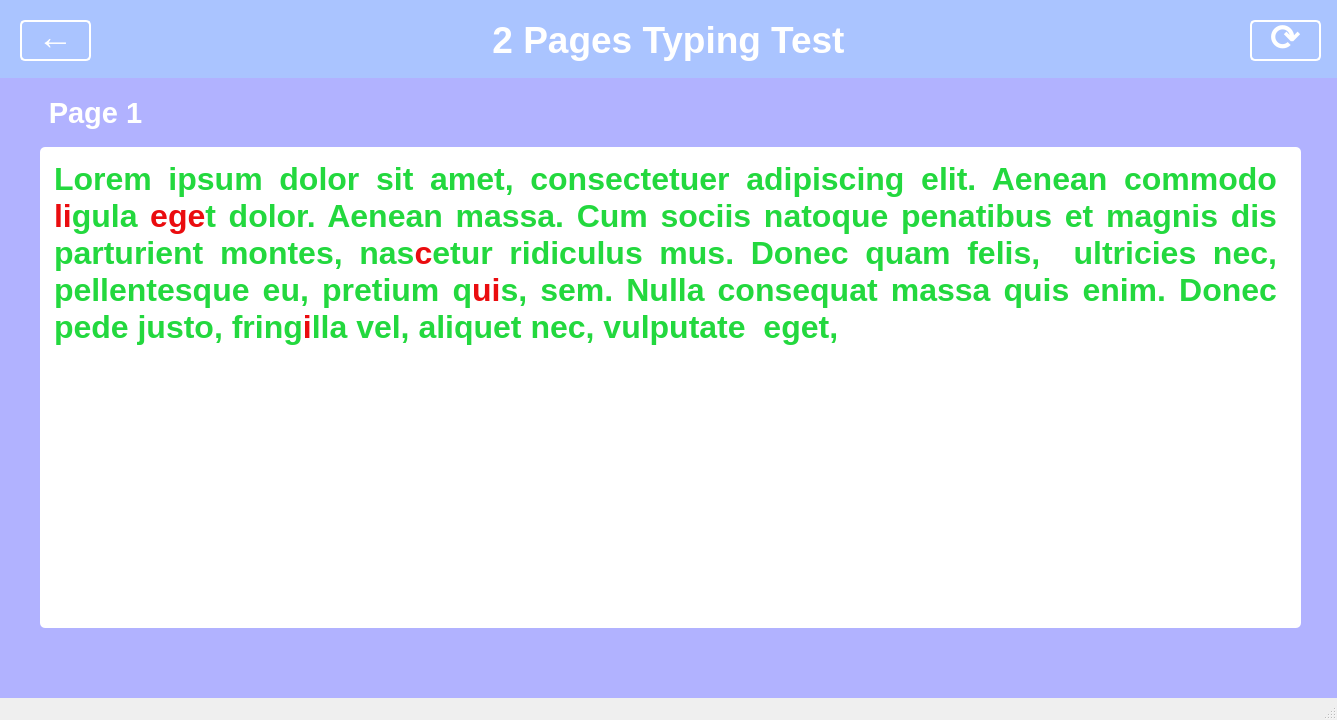
<?xml version="1.0" encoding="UTF-8"?>
<ui version="4.0">
 <class>MainWindow</class>
 <widget class="QMainWindow" name="MainWindow">
  <property name="geometry">
   <rect>
    <x>0</x>
    <y>0</y>
    <width>1337</width>
    <height>720</height>
   </rect>
  </property>
  <property name="maximumSize">
   <size>
    <width>1337</width>
    <height>720</height>
   </size>
  </property>
  <property name="windowTitle">
   <string>MainWindow</string>
  </property>
  <widget class="QWidget" name="centralwidget">
   <widget class="QWidget" name="heading_background" native="true">
    <property name="geometry">
     <rect>
      <x>0</x>
      <y>0</y>
      <width>1337</width>
      <height>78</height>
     </rect>
    </property>
    <property name="styleSheet">
     <string notr="true">background-color: #AAC4FF
</string>
    </property>
    <widget class="QPushButton" name="return_btn">
     <property name="geometry">
      <rect>
       <x>20</x>
       <y>20</y>
       <width>71</width>
       <height>41</height>
      </rect>
     </property>
     <property name="styleSheet">
      <string notr="true">border: 2px solid white;
border-radius: 5px;
color: white;
font-size: 36px;
padding-bottom: 9px; 
font-weight: bold;
text-align: center;</string>
     </property>
     <property name="text">
      <string>←</string>
     </property>
    </widget>
    <widget class="QPushButton" name="restart_btn">
     <property name="geometry">
      <rect>
       <x>1250</x>
       <y>20</y>
       <width>71</width>
       <height>41</height>
      </rect>
     </property>
     <property name="styleSheet">
      <string notr="true">border: 2px solid white;
border-radius: 5px;
color: white;
font-size: 36px;
padding-bottom: 7px; 
font-weight: bold;
text-align: center;</string>
     </property>
     <property name="text">
      <string>⟳</string>
     </property>
    </widget>
    <widget class="QLabel" name="heading_label">
     <property name="geometry">
      <rect>
       <x>483</x>
       <y>0</y>
       <width>371</width>
       <height>81</height>
      </rect>
     </property>
     <property name="text">
      <string>&lt;html&gt;&lt;head/&gt;&lt;body&gt;&lt;p align=&quot;center&quot;&gt;&lt;span style=&quot; font-family:'Bahnschrift'; font-size:28pt; font-weight:600; color:#ffffff;&quot;&gt;2 Pages Typing Test&lt;/span&gt;&lt;/p&gt;&lt;/body&gt;&lt;/html&gt;</string>
     </property>
    </widget>
   </widget>
   <widget class="QWidget" name="background" native="true">
    <property name="geometry">
     <rect>
      <x>0</x>
      <y>78</y>
      <width>1337</width>
      <height>642</height>
     </rect>
    </property>
    <property name="styleSheet">
     <string notr="true">background-color: #B1B2FF;
</string>
    </property>
    <widget class="QLabel" name="current_page_label">
     <property name="geometry">
      <rect>
       <x>40</x>
       <y>0</y>
       <width>111</width>
       <height>71</height>
      </rect>
     </property>
     <property name="styleSheet">
      <string notr="true">font: 36pt &quot;OCR A Extended&quot;;
color: white;</string>
     </property>
     <property name="text">
      <string>&lt;html&gt;&lt;head/&gt;&lt;body&gt;&lt;p align=&quot;center&quot;&gt;&lt;span style=&quot; font-family:'Bahnschrift'; font-size:22pt; font-weight:600; color:#ffffff;&quot;&gt;Page 1&lt;/span&gt;&lt;/p&gt;&lt;/body&gt;&lt;/html&gt;</string>
     </property>
    </widget>
    <widget class="QWidget" name="text_area_background" native="true">
     <property name="geometry">
      <rect>
       <x>40</x>
       <y>69</y>
       <width>1261</width>
       <height>481</height>
      </rect>
     </property>
     <property name="styleSheet">
      <string notr="true">font-size: 48pt;
background-color: #fff;
border-radius: 5px;
</string>
     </property>
     <widget class="QTextEdit" name="text_area">
      <property name="geometry">
       <rect>
        <x>10</x>
        <y>10</y>
        <width>1231</width>
        <height>461</height>
       </rect>
      </property>
      <property name="html">
       <string>&lt;!DOCTYPE HTML PUBLIC &quot;-//W3C//DTD HTML 4.0//EN&quot; &quot;http://www.w3.org/TR/REC-html40/strict.dtd&quot;&gt;
&lt;html&gt;&lt;head&gt;&lt;meta name=&quot;qrichtext&quot; content=&quot;1&quot; /&gt;&lt;style type=&quot;text/css&quot;&gt;
p, li { white-space: pre-wrap; }
&lt;/style&gt;&lt;/head&gt;&lt;body style=&quot; font-family:'MS Shell Dlg 2'; font-size:48pt; font-weight:400; font-style:normal;&quot;&gt;
&lt;p align=&quot;justify&quot; style=&quot; margin-top:0px; margin-bottom:0px; margin-left:0px; margin-right:0px; -qt-block-indent:0; text-indent:0px;&quot;&gt;&lt;span style=&quot; font-family:'Bahnschrift'; font-size:24pt; font-weight:600; color:#23d83e;&quot;&gt;Lorem ipsum dolor sit amet, consectetuer adipiscing elit. Aenean commodo &lt;/span&gt;&lt;span style=&quot; font-family:'Bahnschrift'; font-size:24pt; font-weight:600; color:#ea0c0f;&quot;&gt;li&lt;/span&gt;&lt;span style=&quot; font-family:'Bahnschrift'; font-size:24pt; font-weight:600; color:#23d83e;&quot;&gt;gula &lt;/span&gt;&lt;span style=&quot; font-family:'Bahnschrift'; font-size:24pt; font-weight:600; color:#ea0c0f;&quot;&gt;ege&lt;/span&gt;&lt;span style=&quot; font-family:'Bahnschrift'; font-size:24pt; font-weight:600; color:#23d83e;&quot;&gt;t dolor. Aenean massa. Cum sociis natoque penatibus et magnis dis parturient montes, nas&lt;/span&gt;&lt;span style=&quot; font-family:'Bahnschrift'; font-size:24pt; font-weight:600; color:#ea0c0f;&quot;&gt;c&lt;/span&gt;&lt;span style=&quot; font-family:'Bahnschrift'; font-size:24pt; font-weight:600; color:#23d83e;&quot;&gt;etur ridiculus mus. Donec quam felis,  ultricies nec, pellentesque eu, pretium q&lt;/span&gt;&lt;span style=&quot; font-family:'Bahnschrift'; font-size:24pt; font-weight:600; color:#ea0c0f;&quot;&gt;ui&lt;/span&gt;&lt;span style=&quot; font-family:'Bahnschrift'; font-size:24pt; font-weight:600; color:#23d83e;&quot;&gt;s, sem. Nulla consequat massa quis enim. Donec pede justo, fring&lt;/span&gt;&lt;span style=&quot; font-family:'Bahnschrift'; font-size:24pt; font-weight:600; color:#ea0c0f;&quot;&gt;i&lt;/span&gt;&lt;span style=&quot; font-family:'Bahnschrift'; font-size:24pt; font-weight:600; color:#23d83e;&quot;&gt;lla vel, aliquet nec, vulputate  eget,&lt;/span&gt;&lt;span style=&quot; font-family:'Bahnschrift'; font-size:24pt; font-weight:600;&quot;&gt; &lt;/span&gt;&lt;/p&gt;&lt;/body&gt;&lt;/html&gt;</string>
      </property>
     </widget>
    </widget>
   </widget>
  </widget>
  <widget class="QMenuBar" name="menubar">
   <property name="geometry">
    <rect>
     <x>0</x>
     <y>0</y>
     <width>1337</width>
     <height>21</height>
    </rect>
   </property>
  </widget>
  <widget class="QStatusBar" name="statusbar"/>
 </widget>
 <resources/>
 <connections/>
</ui>
